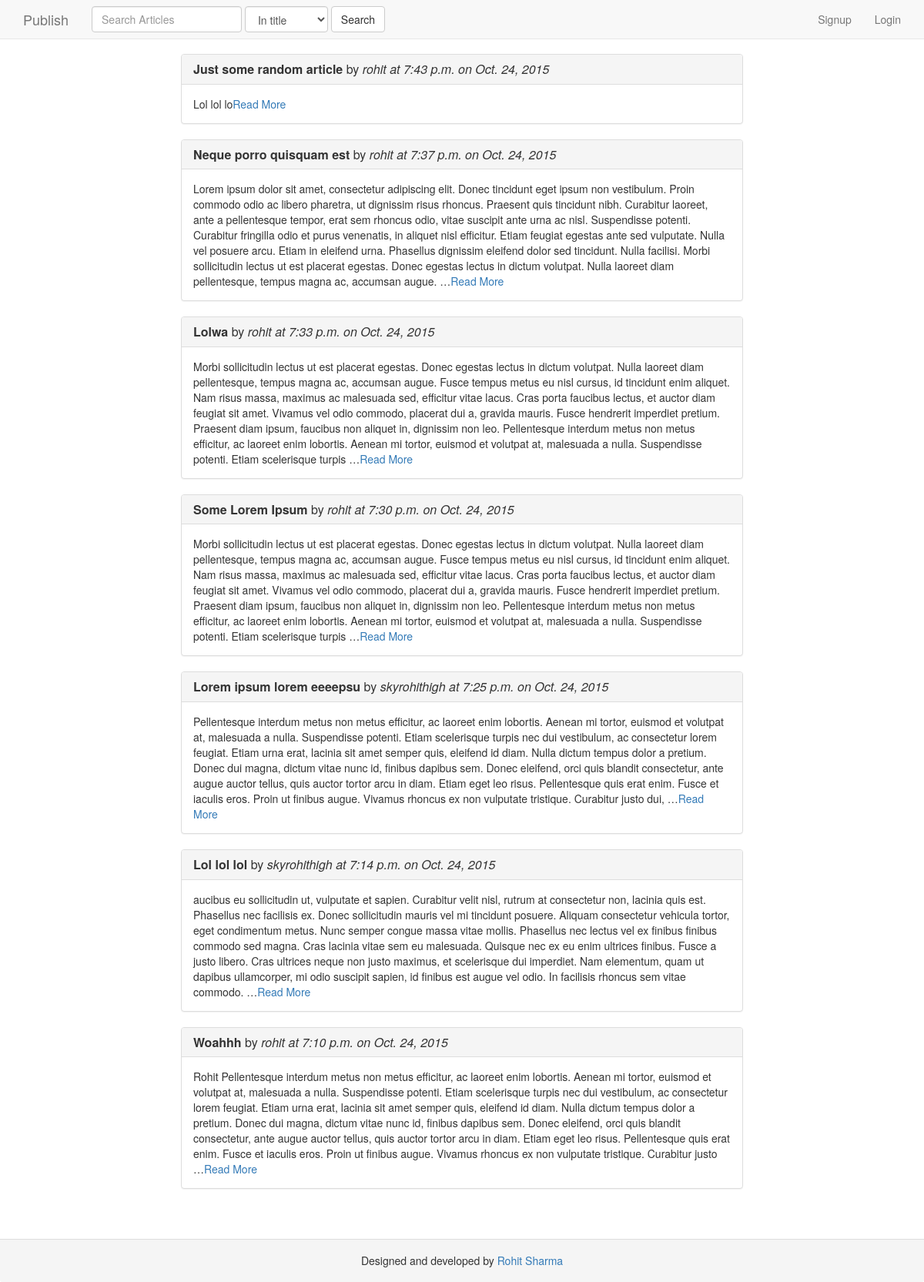
/, run on an earlier commit of the app's database.
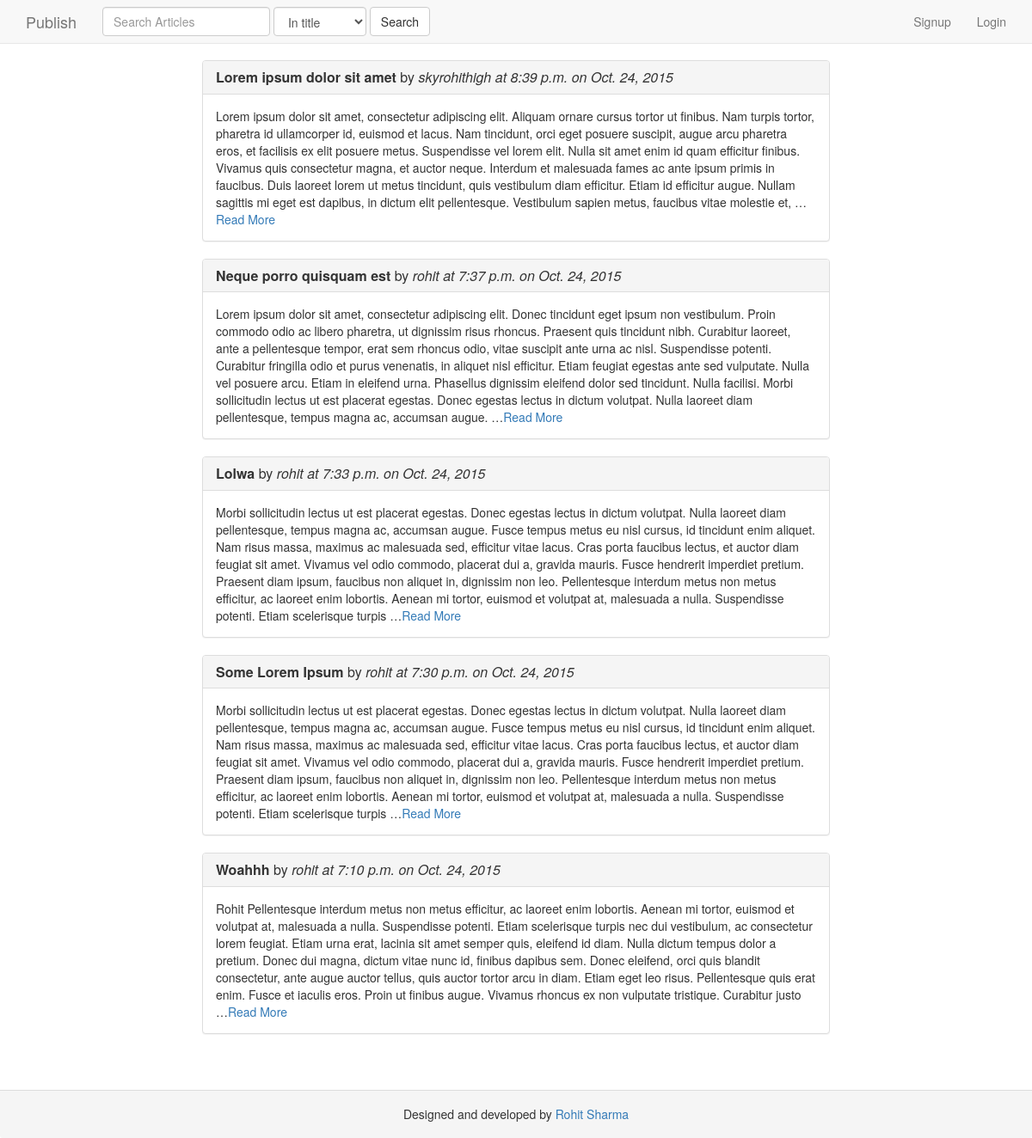
And on a later commit of the database.
### articles/models.py (models this page shows, shortened)
class Article(models.Model):
	user = models.ForeignKey(User)
	title = models.CharField(max_length=120)
	content = models.TextField(null=True,blank=True)
	slug = models.SlugField(unique=True)
	timestamp = models.DateTimeField(auto_now_add=True,auto_now = False)
	updated = models.DateTimeField(auto_now_add=False,auto_now = True)
	active = models.BooleanField(default=True)
	class Meta:
		unique_together = ('title', 'slug')
	def get_absolute_url(self):
		return reverse("single_article",kwargs={"slug":self.slug})

### articles/views.py (the view)
# urls.py: 2. Add a URL to urlpatterns:  url(r'^$', views.home, name='home')
def home(request):
	articles = Article.objects.order_by('-updated').all()
	context = {'articles':articles}
	template = "home.html"
	return render(request,template,context)

### templates/home.html (shortened to what this page needs)
{% extends "base.html" %}
{% block container %}
<div class="col-md-2">
</div>
<div class="container">
	<div class="col-md-8">
		<div class="row">
			<div class="col-md-12">
				{% for article in articles %}
					<div class="panel panel-default">
					  <div class="panel-heading">
					    <h3 class="panel-title">
					    	<a href="{{ article.get_absolute_url }}"><strong>{{article.title}}</strong> by <i>{{article.user.username}} at {{article.updated|time}} on {{article.updated|date}}</i></small></a>
					    </h3>
					  </div>
					  <div class="panel-body">
					    {{article.content|truncatewords:100}}<a href="{{ article.get_absolute_url }}">Read More</a>
					  </div>
					</div>
				{% endfor %}
			</div>
		</div>
	</div>
</div>
<div class="col-md-2">
</div>
{% endblock %}

What changed in the data, as far as the page shows it:
removed Article: title "Just some random article", user.username "rohit", updated "7:43 p.m.", updated "Oct. 24, 2015", content "Lol lol lo"
removed Article: title "Lorem ipsum lorem eeeepsu", user.username "skyrohithigh", updated "7:25 p.m.", updated "Oct. 24, 2015", content "Pellentesque interdum metus non metus efficitur, ac laoreet enim lobortis. Aenean mi tortor, euismod et volutpat at, malesuada a nulla. Suspendisse potenti. Etiam scelerisque turpis nec dui vestibulum, ac consectetur lorem feugiat. Etiam urna erat, lacinia sit amet semper quis, eleifend id diam. Nulla dictum tempus dolor a pretium. Donec dui magna, dictum vitae nunc id, finibus dapibus sem. Donec eleifend, orci quis blandit consectetur, ante augue auctor tellus, quis auctor tortor arcu in diam. Etiam eget leo risus. Pellentesque quis erat enim. Fusce et iaculis eros. Proin ut finibus augue. Vivamus rhoncus ex non vulputate tristique. Curabitur justo dui, …"
removed Article: title "Lol lol lol", user.username "skyrohithigh", updated "7:14 p.m.", updated "Oct. 24, 2015", content "aucibus eu sollicitudin ut, vulputate et sapien. Curabitur velit nisl, rutrum at consectetur non, lacinia quis est. Phasellus nec facilisis ex. Donec sollicitudin mauris vel mi tincidunt posuere. Aliquam consectetur vehicula tortor, eget condimentum metus. Nunc semper congue massa vitae mollis. Phasellus nec lectus vel ex finibus finibus commodo sed magna. Cras lacinia vitae sem eu malesuada. Quisque nec ex eu enim ultrices finibus. Fusce a justo libero. Cras ultrices neque non justo maximus, et scelerisque dui imperdiet. Nam elementum, quam ut dapibus ullamcorper, mi odio suscipit sapien, id finibus est augue vel odio. In facilisis rhoncus sem vitae commodo. …"
added Article: title "Lorem ipsum dolor sit amet", user.username "skyrohithigh", updated "8:39 p.m.", updated "Oct. 24, 2015", content "Lorem ipsum dolor sit amet, consectetur adipiscing elit. Aliquam ornare cursus tortor ut finibus. Nam turpis tortor, pharetra id ullamcorper id, euismod et lacus. Nam tincidunt, orci eget posuere suscipit, augue arcu pharetra eros, et facilisis ex elit posuere metus. Suspendisse vel lorem elit. Nulla sit amet enim id quam efficitur finibus. Vivamus quis consectetur magna, et auctor neque. Interdum et malesuada fames ac ante ipsum primis in faucibus. Duis laoreet lorem ut metus tincidunt, quis vestibulum diam efficitur. Etiam id efficitur augue. Nullam sagittis mi eget est dapibus, in dictum elit pellentesque. Vestibulum sapien metus, faucibus vitae molestie et, …"
